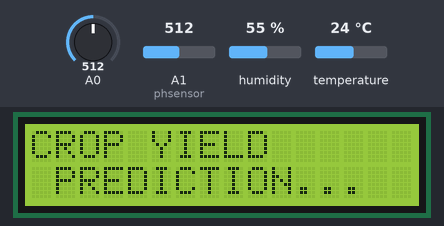
A sketch run on a simulated Arduino Mega 2560, built with avr-gcc and run on an emulated ATmega2560. Parts: 16×2 character LCD. The inputs (shaded band) are chosen by the test bench; at power-on: A0 = 512, A1 (phsensor) = 512, humidity 55 %, temperature 24 °C. The modem accepts every AT command (registered, SIM ready, sends succeed) and sends nothing else; what the sketch prints to the serial monitor is not drawn.

Above: at 0.1 s.
At 25.2 s:
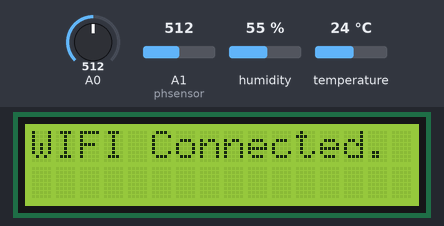
At 27.2 s:
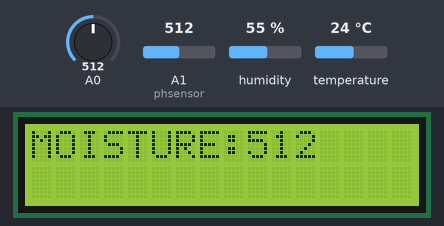
At 48.2 s:
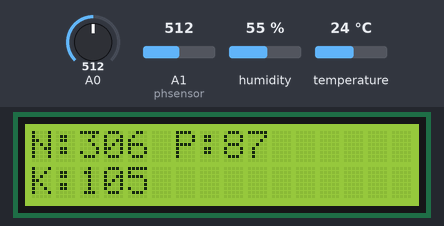
At 72.3 s:
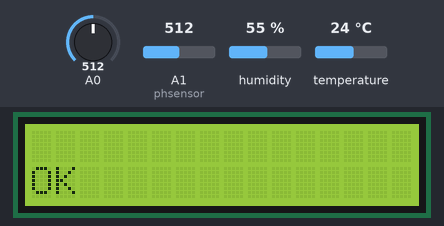
At 128.4 s:
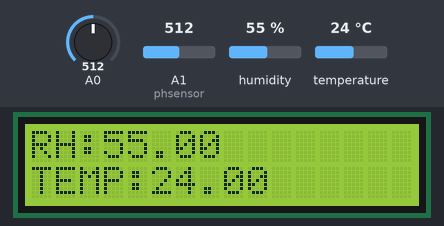

The sketch:

cropprediction.ino
```cpp
#include <LiquidCrystal.h>
int rs=13,en=12,d4=8,d5=9,d6=10,d7=11;
LiquidCrystal lcd(rs, en, d4, d5, d6, d7);
#include <stdio.h>
#include <stdlib.h>
#include <string.h>
#include<dht.h>
#include<Timer.h>
Timer t;
#include <SoftwareSerial.h>
SoftwareSerial Serial1(6, 7);

#define heart 13

char *api_key="ZWHZTI6B1KG0MZ66";     // Enter your Write API key from ThingSpeak
static char postUrl[150];
void httpGet(String ip, String path, int port=80);


#define dht_dpin 2
dht DHT;
char MOISTURE_buff[20],CO_buff[20];
int MOISTURE_Value;

int phsensor=A1;

int nValue;
int pValue;
int kValue;
int PhValue;
unsigned long int avgValue;  //Store the average value of the sensor feedback
float b;
int buf[10],temp;

void Ph_Check();

void HUMIDITY_MEASUREMENT();
void setup()
{
    Serial.begin(9600);


lcd.begin(16, 2);
    Serial.println("CROP MONITORING AND PREDICTION....");
    lcd.clear();
    lcd.setCursor(0,0);
    lcd.print("CROP YIELD");
    lcd.setCursor(0,1);
    lcd.print(" PREDICTION...");
    delay(2000);
    Serial1.begin(9600);
   Serial.begin(9600);
   lcd.clear();
   lcd.print("WIFI Connecting");
   lcd.setCursor(0,1);
   lcd.print("Please wait....");


   Serial.println("Connecting Wifi....");
   connect_wifi("AT",1000);
   connect_wifi("AT+CWMODE=1",1000);
   connect_wifi("AT+CWQAP",1000);
   connect_wifi("AT+RST",5000);
   connect_wifi("AT+CWJAP=\"Meghaa\",\"123456789\"",10000);
   Serial.println("Wifi Connected");
   lcd.clear();
   lcd.print("WIFI Connected.");
   pinMode(heart, OUTPUT);
   delay(2000);
   t.oscillate(heart, 1000, LOW);
   t.every(20000, send2server);

}

void loop()
{

  MOISTURE_MONITOR();
  delay(1000);
  HUMIDITY_MEASUREMENT();
//  Ph_Check();
   N_Check();
   P_Check();
   K_Check();
   lcd.clear();
  lcd.print("N:");
  lcd.print(nValue);
  lcd.setCursor(6, 0);
  lcd.print("P:");
  lcd.print(pValue);
  lcd.setCursor(0, 1);
   lcd.print("K:");
  lcd.print(kValue);
//   lcd.setCursor(6, 1);
//  lcd.print("Ph:");
//  lcd.print(PhValue);
  delay(1000);

  t.update();

}

char Serial_read(void)
{
      char ch;
      while(Serial.available() == 0);
      ch = Serial.read();
      return ch;
}


void HUMIDITY_MEASUREMENT()
{
    DHT.read11(dht_dpin);
    Serial.print("Humidity: ");
    Serial.print(DHT.humidity);   // printing Humidity on LCD
    Serial.print(" %");
    Serial.print("  ");

    delay(500);

    Serial.print("Temperature:");
    Serial.print(DHT.temperature);   // Printing temperature on LCD
    Serial.print(" C");
    Serial.println("  ");

//     dtostrf(temperature, 5, 3, tempStr);
//      dtostrf(temperature, 5, 3, humidStr);


  lcd.clear();
  lcd.print("RH:");
  lcd.print(DHT.humidity);
  lcd.setCursor(0, 1);
  lcd.print("TEMP:");
  lcd.print(DHT.temperature);
  delay(500);

 }
void MOISTURE_MONITOR()
{
  MOISTURE_Value=analogRead(A0);
  MOISTURE_Value=1024-MOISTURE_Value;
  sprintf(MOISTURE_buff,"MOISTURE:%d",MOISTURE_Value);
  Serial.println(MOISTURE_Value);
  lcd.clear();
  lcd.print(MOISTURE_buff);
  delay(1000);


}
//void Ph_Check(){
//  for(int i=0;i<10;i++)       //Get 10 sample value from the sensor for smooth the value
//  {
//    buf[i]=analogRead(phsensor);
//    delay(10);
//  }
//  for(int i=0;i<9;i++)        //sort the analog from small to large
//  {
//    for(int j=i+1;j<10;j++)
//    {
//      if(buf[i]>buf[j])
//      {
//        temp=buf[i];
//        buf[i]=buf[j];
//        buf[j]=temp;
//      }
//    }
//  }
//  avgValue=0;
//  for(int i=2;i<8;i++)                      //take the average value of 6 center sample
//    avgValue+=buf[i];
//  float phValue=(float)avgValue*5.0/1024/6; //convert the analog into millivolt
//  PhValue=3.5*phValue;
//
//  Serial.print("PhValue:");
//  Serial.print(PhValue);
//  Serial.println("");
//
//  delay(1000);
//}
void N_Check(){
  for(int i=0;i<10;i++)       //Get 10 sample value from the sensor for smooth the value
  {
    buf[i]=analogRead(phsensor);
    delay(10);
  }
  for(int i=0;i<9;i++)        //sort the analog from small to large
  {
    for(int j=i+1;j<10;j++)
    {
      if(buf[i]>buf[j])
      {
        temp=buf[i];
        buf[i]=buf[j];
        buf[j]=temp;
      }
    }
  }
  avgValue=0;
  for(int i=2;i<8;i++)                      //take the average value of 6 center sample
    avgValue+=buf[i];
  float phValue=(float)avgValue*5.0/1024/6; //convert the analog into millivolt
  nValue=3.5*phValue*35;

  Serial.print("NValue:");
  Serial.print(nValue);
  Serial.println("");

  delay(1000);
}

 void P_Check(){
  for(int i=0;i<10;i++)       //Get 10 sample value from the sensor for smooth the value
  {
    buf[i]=analogRead(phsensor);
    delay(10);
  }
  for(int i=0;i<9;i++)        //sort the analog from small to large
  {
    for(int j=i+1;j<10;j++)
    {
      if(buf[i]>buf[j])
      {
        temp=buf[i];
        buf[i]=buf[j];
        buf[j]=temp;
      }
    }
  }
  avgValue=0;
  for(int i=2;i<8;i++)                      //take the average value of 6 center sample
    avgValue+=buf[i];
  float phValue=(float)avgValue*5.0/1024/6; //convert the analog into millivolt
  pValue=3.5*phValue*10;

  Serial.print("PValue:");
  Serial.print(pValue);
  Serial.println("");
  delay(1000);

    }

 void K_Check(){
  for(int i=0;i<10;i++)       //Get 10 sample value from the sensor for smooth the value
  {
    buf[i]=analogRead(phsensor);
    delay(10);
  }
  for(int i=0;i<9;i++)        //sort the analog from small to large
  {
    for(int j=i+1;j<10;j++)
    {
      if(buf[i]>buf[j])
      {
        temp=buf[i];
        buf[i]=buf[j];
        buf[j]=temp;
      }
    }
  }
  avgValue=0;
  for(int i=2;i<8;i++)                      //take the average value of 6 center sample
    avgValue+=buf[i];
  float phValue=(float)avgValue*5.0/1024/6; //convert the analog into millivolt
  kValue=3.5*phValue*12;

  Serial.print("kValue:");
  Serial.print(kValue);
  Serial.println("");
  delay(1000);

    }

void send2server()
{
  char humidityStr[8];
  char tempStr[8];
  char moistureStr[8];

  char nValueStr[8];
  char pValueStr[8];
  char kValueStr[8];

  char PhValueStr[8];


  dtostrf(DHT.temperature, 5, 3, tempStr);
  dtostrf(DHT.humidity, 5, 3, humidityStr);
  dtostrf(MOISTURE_Value, 5, 3, moistureStr);

  dtostrf(pValue, 5, 3, pValueStr);
  dtostrf(nValue, 5, 3, nValueStr);
  dtostrf(kValue, 5, 3, kValueStr);

//  dtostrf(PhValue, 5, 3, PhValueStr);


  sprintf(postUrl, "update?api_key=%s&field1=%s&field2=%s&field3=%s&field4=%s&field5=%s&field6=%s",api_key,humidityStr,moistureStr,tempStr,nValueStr,pValueStr,kValueStr);
  httpGet("api.thingspeak.com", postUrl, 80);
}

//GET https://api.thingspeak.com/update?api_key=SIWOYBX26OXQ1WMS&field1=0

void httpGet(String ip, String path, int port)
{
  int resp;
  String atHttpGetCmd = "GET /"+path+" HTTP/1.0\r\n\r\n";
  //AT+CIPSTART="TCP","192.168.20.200",80
  String atTcpPortConnectCmd = "AT+CIPSTART=\"TCP\",\""+ip+"\","+port+"";
  connect_wifi(atTcpPortConnectCmd,1000);
  int len = atHttpGetCmd.length();
  String atSendCmd = "AT+CIPSEND=";
  atSendCmd+=len;
  connect_wifi(atSendCmd,1000);
  connect_wifi(atHttpGetCmd,1000);
}

void connect_wifi(String cmd, int t)
{
  int temp=0,i=0;
  while(1)
  {
//    lcd.clear();
//    lcd.print(cmd);
    Serial.println(cmd);
    Serial1.println(cmd);
    while(Serial1.available())
    {
      if(Serial1.find("OK"))

      i=8;
    }
    delay(t);
    if(i>5)
    break;
    i++;
  }
  if(i==8)
  {
   Serial.println("OK");
   lcd.clear();
        lcd.setCursor(0,1);
      lcd.print("OK");
  }
  else
  {
   Serial.println("Error");
//         lcd.setCursor(0,1);
//      lcd.print("Error");
  }
}
```

Measured:
- what the display in image 1 shows lasts 2.0 s, from 25.2 s to 27.2 s
- what the display in image 2 shows lasts 2.5 s, from 27.2 s to 29.7 s
- what the display in image 3 shows lasts 3.0 s, from 48.2 s to 51.2 s
- what the display in image 4 shows lasts 4.3 s, from 72.2 s to 76.5 s
